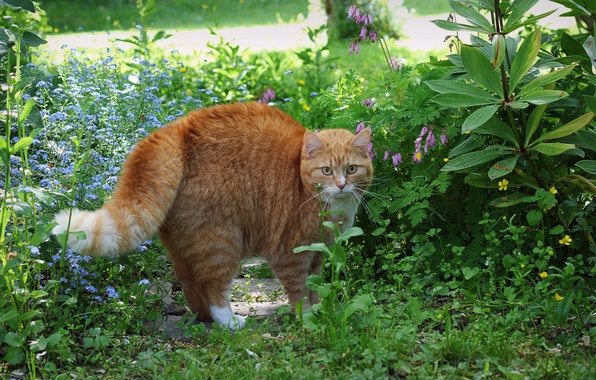
#> input picture Computer_Vision/clustering/cat.jpg, 596 x 380 px
$ python superpixels.py --image cat.jpg
#> lines starting #> are read from the running program, lines starting #| are printed output that depends on the picture
# import the necessary packages
# https://www.pyimagesearch.com/2014/07/28/a-slic-superpixel-tutorial-using-python/
from skimage.segmentation import slic
from skimage.segmentation import mark_boundaries
from skimage.util import img_as_float
from skimage import io
import matplotlib.pyplot as plt
import argparse
# construct the argument parser and parse the arguments
ap = argparse.ArgumentParser()
ap.add_argument("-i", "--image", required = True, help = "Path to the image")
args = vars(ap.parse_args())
# load the image and convert it to a floating point data type
image = img_as_float(io.imread(args["image"]))
# loop over the number of segments
for numSegments in (5,10):
	# apply SLIC and extract (approximately) the supplied number
	# of segments
	segments = slic(image, n_segments = numSegments, sigma = 5)
	# show the output of SLIC
	fig = plt.figure("Superpixels -- %d segments" % (numSegments))
	ax = fig.add_subplot(1, 1, 1)
	ax.imshow(mark_boundaries(image, segments))
	plt.axis("off")
#> this loop made 2 passes
#> pass 1, `segments = slic(image, n_segments = numSegments, sigma = 5)`:
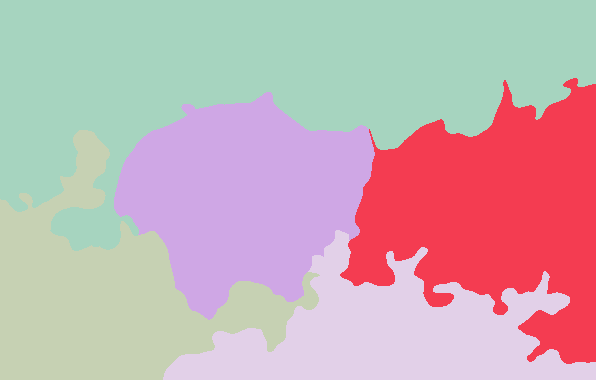
#> segments: shape (380, 596) int64; 5 distinct labels, from 1 to 5; one colour per label, 0 black
#> pass 2, `segments = slic(image, n_segments = numSegments, sigma = 5)`:
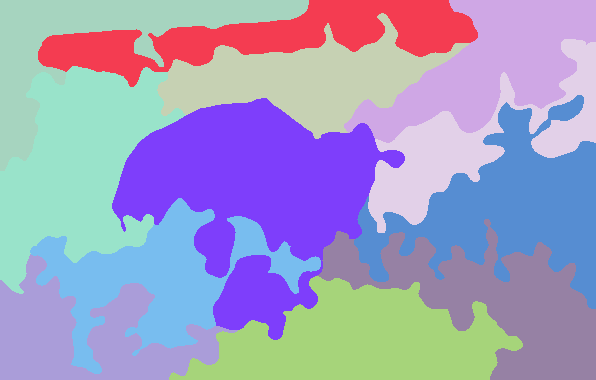
#> segments: shape (380, 596) int64; 12 distinct labels, from 1 to 12; one colour per label, 0 black
# show the plots
plt.show()
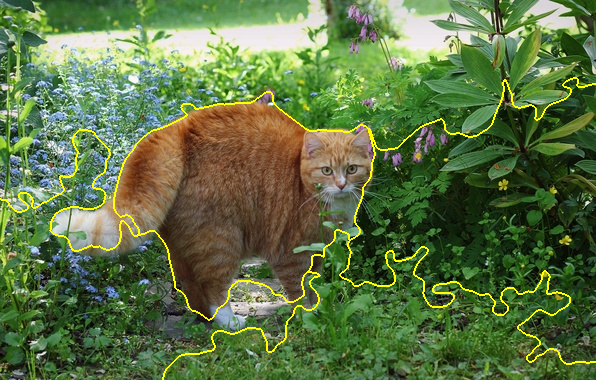
#> shown: shape (380, 596, 3) float64; mean R, G, B 0.367, 0.453, 0.266
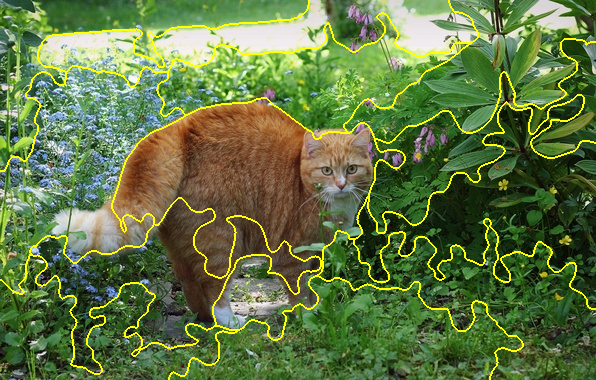
#> shown: shape (380, 596, 3) float64; mean R, G, B 0.384, 0.467, 0.259
